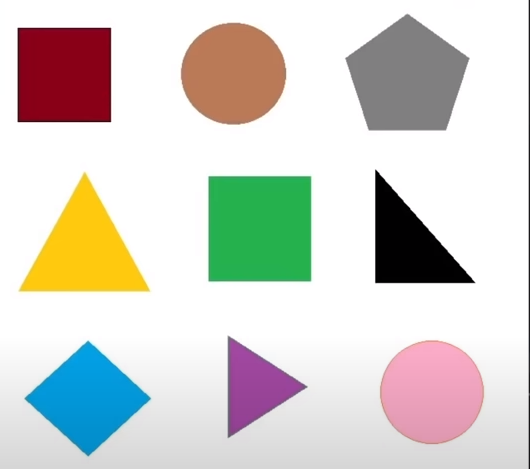
#> input picture shape.png, 530 x 469 px
$ python 'contour detection.py'
#> lines starting #> are read from the running program, lines starting #| are printed output that depends on the picture; after the words box and inside, x2 and y2 are one past the last pixel; in counts of white or black regions, pixels touching at a corner belong together
import cv2
import numpy as np

img = cv2.imread('shape.png')
#> img is the input picture: shape (469, 530, 3); mean B, G, R 204.4, 210.8, 212.8
imgcontour = img.copy()
gray = cv2.cvtColor(img, cv2.COLOR_BGR2GRAY)
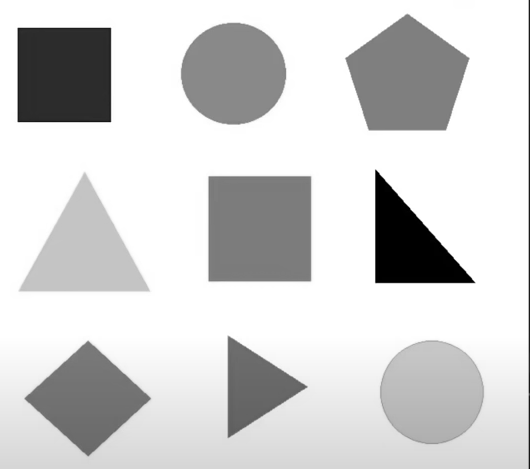
#> gray: shape (469, 530); min 0, max 255, mean 210.7
canny = cv2.Canny(gray, 150 ,200)
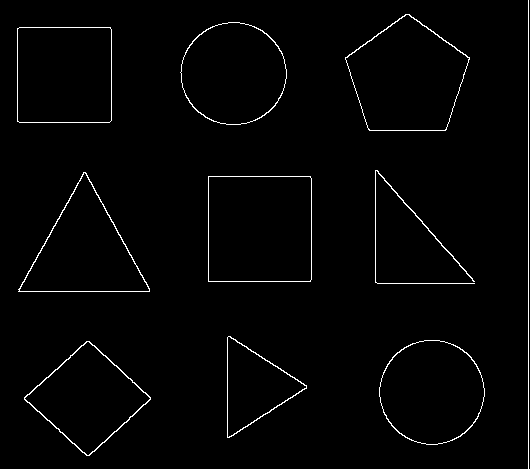
#> canny: shape (469, 530); 1.7% white in thin lines or dots
contours, hierarchy = cv2.findContours(canny, cv2.RETR_EXTERNAL, cv2.CHAIN_APPROX_NONE)
#> contours = 10 contours, 1 with area under 20; largest, box (x1, y1, x2, y2) and area: (208, 176, 312, 282) 10812, (345, 14, 470, 131) 10081, (17, 27, 112, 123) 8924, (379, 340, 485, 445) 8532, (180, 22, 287, 125) 8442

for cnt in contours:
    cv2.drawContours(imgcontour, cnt, -1, (255, 0, 0), 4)
    #print(cv2.contourArea(cnt))#面積
    area = cv2.contourArea(cnt)
    if area > 100:
        #print(cv2.arcLength(cnt, True))#邊長（圖,是否閉合的圖形）
        peri = cv2.arcLength(cnt, True)
        vertices = cv2.approxPolyDP(cnt, peri*0.04, True)#多邊形近似輪廓
        print(len(vertices))
        corners = len(vertices)
        x, y, w, h =cv2.boundingRect(vertices)
        cv2.rectangle(imgcontour, (x,y), (x+w, y+h), (0,255,0), 4)
        if corners == 3:
            cv2.putText(imgcontour, 'triangle', (x, y-5), cv2.FONT_HERSHEY_COMPLEX, 1, (0,0,255),2)
        elif corners == 4:
            cv2.putText(imgcontour, 'rectangle', (x, y-5), cv2.FONT_HERSHEY_COMPLEX, 1, (0,0,255),2)
        elif corners == 5:
            cv2.putText(imgcontour, 'pentagon', (x, y-5), cv2.FONT_HERSHEY_COMPLEX, 1, (0,0,255),2)
        elif corners >= 6:
            cv2.putText(imgcontour, 'cercle', (x, y-5), cv2.FONT_HERSHEY_COMPLEX, 1, (0,0,255),2)
#> this loop made 10 passes
#> (area, peri, vertices, corners, x, y, w, h) on passes 1, 3, 4, 5, 7: (7478, 351.1, [[86, 341], [24, 399], [89, 455], [150, 397]], 4, 24, 341, 127, 115), (4194.5, 302, [[230, 336], [227, 437], [306, 388]], 3, 227, 336, 80, 102), (10812, 414.8, [[208, 176], [208, 281], [310, 281], [310, 176]], 4, 208, 176, 103, 106), (7994.5, 425.3, [[83, 172], [18, 291], [149, 291]], 3, 18, 172, 132, 120), (8923.5, 375.1, [[17, 28], [17, 121], [109, 122], [110, 27]], 4, 17, 27, 94, 96)
#> (area, peri, corners, x, y, w, h) on passes 2, 8, 9: (8532, 346.5, 8, 379, 340, 106, 105), (8442, 344.5, 8, 181, 22, 106, 103), (10081, 401.5, 5, 345, 21, 125, 110)
#| 4
#| 8
#| 3
#| 4
#| 3
#| 4
#| 8
#| 5
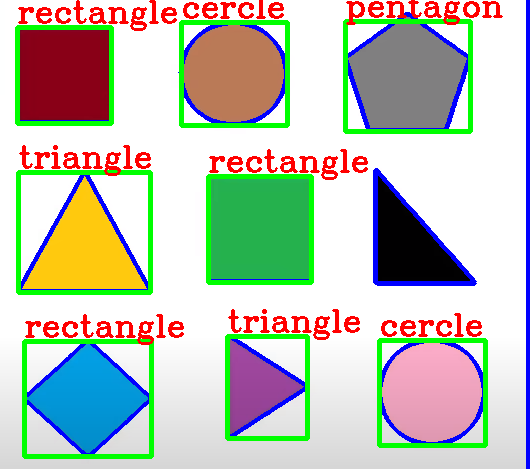
#> imgcontour: shape (469, 530, 3); 14.86% of pixels changed, all inside (x1, y1, x2, y2) = (15, 0, 530, 469)
cv2.imshow('gray', canny)
cv2.imshow('imgcontour', imgcontour)
cv2.waitKey(0)

$ run again, with dog.jpg saved as shape.png
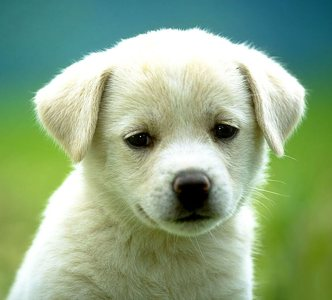
#> input picture dog.jpg, 332 x 300 px
#> img is the input picture: shape (300, 332, 3); mean B, G, R 132.4, 168.2, 141.9
#> `canny = cv2.Canny(gray, 150 ,200)`:
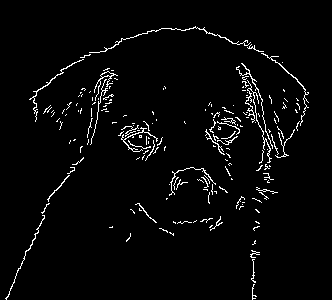
#> canny: shape (300, 332); 3.1% white in thin lines or dots, all inside (x1, y1, x2, y2) = (5, 26, 309, 300)
#> contours = 178 contours, 169 with area under 20; largest, box (x1, y1, x2, y2) and area: (94, 71, 118, 101) 56, (245, 80, 272, 163) 40, (89, 26, 251, 53) 38, (29, 59, 84, 122) 37, (261, 53, 309, 126) 34
#> the loop `for cnt in contours:` made 178 passes
#> area on passes 17, 45: 29, 20.5
#> after the loop `for cnt in contours:`:
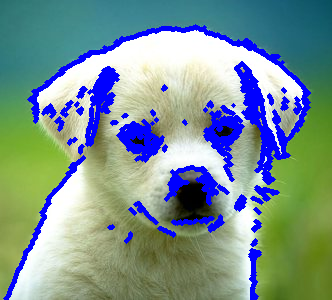
#> imgcontour: shape (300, 332, 3); 12.57% of pixels changed, all inside (x1, y1, x2, y2) = (3, 24, 311, 300)
